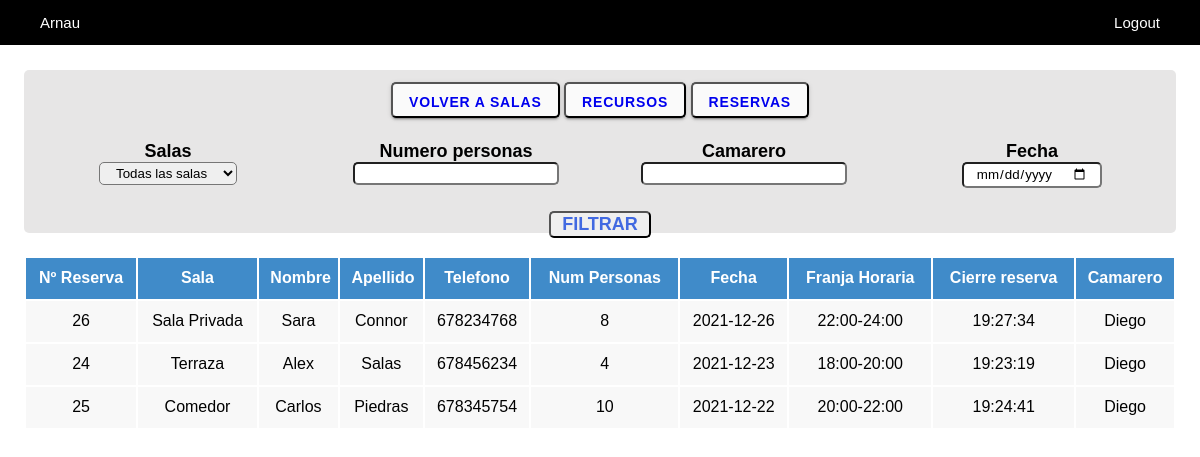
/view/zona.historial.php (signed in), run on the app's committed database.
### tables this page shows
CREATE TABLE `tbl_reserva` (
  `id_r` int(11) NOT NULL,
  `nombre_r` varchar(45) DEFAULT NULL,
  `apellido_r` varchar(45) DEFAULT NULL,
  `telefono_r` int(9) DEFAULT NULL,
  `fecha_r` date DEFAULT NULL,
  `num_personas_r` int(11) DEFAULT NULL,
  `franja_horaria_r` tinyint(4) DEFAULT NULL,
  `hora_cierre_r` time DEFAULT NULL,
  `activa_r` enum('si','no') NOT NULL,
  `id_u` int(11) DEFAULT NULL
);

CREATE TABLE `tbl_sala` (
  `id_s` int(11) NOT NULL,
  `nombre_s` varchar(45) DEFAULT NULL,
  `descripcion_s` varchar(100) DEFAULT NULL,
  `img_s` varchar(100) DEFAULT NULL,
  `disponibilidad_s` enum('si','no') DEFAULT NULL
);

CREATE TABLE `tbl_usuario` (
  `id_u` int(11) NOT NULL,
  `nombre_u` varchar(45) DEFAULT NULL,
  `apellido_u` varchar(45) DEFAULT NULL,
  `correo_u` varchar(100) DEFAULT NULL,
  `contraseña_u` varchar(45) DEFAULT NULL,
  `tipo_u` enum('camarero','administrador') DEFAULT NULL,
  `disponibilidad_u` enum('si','no') DEFAULT NULL
);

### view/zona.historial.php (the view, shortened to what this page needs)
<?php
require_once "../services/connection.php";
if ($_SESSION['email']=="") {
    header("location:login.php");
}else{
    ?>
    <!DOCTYPE html>
    <html lang="en">
    <head>
        <link rel="stylesheet" type="text/css" href="../css/styles.css">
    </head>
    <body>
        <ul class="padding-lat">
            <li><a><?php echo $_SESSION["nombre"];?></a></li>
            <li class="right">
                <a href="../proceses/logout.proc.php">Logout</a>
            </li>
        </ul>
        <div class="row padding-top padding-lat">
            <div class="fondo">
            <button type="submit"><a type='button' href='zona.sala.php'>Volver a salas</a></button>
            <button type="submit"><a type='button' href='zona.recursos.php'>Recursos</a></button>
            <button type="submit"><a type='button' href='zona.reserva.php'>Reservas</a></button>
                <form action="zona.historial.php" method="post">
                    <div class="column-2">
                        <label for="sala">Salas</label><br>
                        <select name="sala" class="casilla">
                        <option value="" default>Todas las salas</option>
                                <?php
                                    try{
                                        $pdo->beginTransaction();
                                        $pdo->commit();
                                    } catch (Exception $e) {
                                        $pdo->rollBack();
                                        echo "Fallo: " . $e->getMessage();
                                    }
                                ?>
                        </select>
                    </div>
                    <div class="column-2">
                        <label for="numpersonas">Numero personas</label><br>
                        <input type="number" name="numpersonas" class="casilla">
                    </div>
                    <div class="column-2">
                        <label for="camarero">Camarero</label><br>
                        <input type="text" name="camarero" class="casilla">
                    </div>
                    <div class="column-2">
                        <label for="fecha">Fecha</label><br>
                        <input type="date" min="<?php echo date("Y-m-d"); ?>" name="fecha" class="casilla">
                    </div>
                    <div class="column-1">
                        <input type="submit" value="FILTRAR" name="filtrar" class="filtrar">
                    </div>
                </form>
            </div>
        </div><br>
        <?php
        if (isset($_POST['filtrar'])) {
            $sala=$_POST['sala'];
            $numpersonas=$_POST['numpersonas'];
            $camarero=$_POST['camarero'];
            $fecha=$_POST['fecha'];
            $data = array();
            if (!empty($sala)){
                $data[]="nombre_s = '{$sala}'";
            }
            if (!empty($numpersonas)){
                $data[]="num_personas_r = {$numpersonas}";
            }
            if (!empty($camarero)){
                $data[]="nombre_u = '{$camarero}'";
            }
            if (!empty($fecha)){
                $data[]="fecha_r = '{$fecha}'";
            }
            $anadir= implode(' AND ',$data);
            if (!empty($data)){
                $filtro=$pdo->prepare("SELECT r.*, mr.*, m.*, u.*, s.* FROM  tbl_reserva r
                LEFT JOIN `tbl_mesa/reserva` mr on r.id_r=mr.id_reserva
                LEFT JOIN tbl_mesa m on mr.id_mesa=m.id_m
                LEFT JOIN tbl_usuario u on r.id_u=u.id_u
                LEFT JOIN tbl_sala s on m.id_s=s.id_s
                WHERE r.activa_r='no' and {$anadir}
                ORDER BY fecha_r DESC , franja_horaria_r DESC");
            }else{
                $filtro=$pdo->prepare("SELECT r.*, mr.*, m.*, u.*, s.* FROM  tbl_reserva r
                LEFT JOIN `tbl_mesa/reserva` mr on r.id_r=mr.id_reserva
                LEFT JOIN tbl_mesa m on mr.id_mesa=m.id_m
                LEFT JOIN tbl_usuario u on r.id_u=u.id_u
                LEFT JOIN tbl_sala s on m.id_s=s.id_s
                WHERE r.activa_r='no'
                ORDER BY fecha_r DESC , franja_horaria_r DESC");
            }
            try{
                $pdo->beginTransaction();
                $filtro->execute();
                echo  "<div class='row padding-top-less padding-lat'>";
                echo  "<table>";
                echo  "<tr>";
                echo  "<th class='blue'>Nº Reserva</th>";
                echo  "<th class='blue'>Sala</th>";
                echo  "<th class='blue'>Nombre</th>";
                echo  "<th class='blue'>Apellido</th>";
                echo  "<th class='blue'>Telefono</th>";
                echo  "<th class='blue'>Num Personas</th>";
                echo  "<th class='blue'>Fecha</th>";
                echo  "<th class='blue'>Franja Horaria</th>";
                echo  "<th class='blue'>Cierre reserva</th>";
                echo  "<th class='blue'>Camarero</th>";
                echo  "</tr>";
                foreach ($filtro as $row) {
                    echo  "<tr>";
                    echo "<td class='gris'>{$row['id_r']}</td>";
                    echo "<td class='gris'>{$row['nombre_s']}</td>";
                    echo "<td class='gris'>{$row['nombre_r']}</td>";
                    echo "<td class='gris'>{$row['apellido_r']}</td>";
                    echo "<td class='gris'>{$row['telefono_r']}</td>";
                    echo "<td class='gris'>{$row['num_personas_r']}</td>";
                    echo "<td class='gris'>{$row['fecha_r']}</td>";
                    for ($i = 1,$y=12,$z=14; $i <= 6; $i++,$y+=2,$z+=2) {
                        if ($row['franja_horaria_r']==$i){
                            echo "<td class='gris'>{$y}:00-{$z}:00</td>";
                        }
                    }
                    echo "<td class='gris'>{$row['hora_cierre_r']}</td>";
                    echo "<td class='gris'>{$row['nombre_u']}</td>";
                    echo  "</tr>";
                }
                echo "</table>";
                echo "</div>";
                $pdo->commit();
            } catch (Exception $e) {
                $pdo->rollBack();
                echo "Fallo: " . $e->getMessage();
            }
        }else {
            $historial=$pdo->prepare("SELECT distinct r.*, m.*, u.*, s.* FROM  tbl_reserva r
            LEFT JOIN `tbl_mesa/reserva` mr on r.id_r=mr.id_reserva
            LEFT JOIN tbl_mesa m on mr.id_mesa=m.id_m
            LEFT JOIN tbl_usuario u on r.id_u=u.id_u
            LEFT JOIN tbl_sala s on m.id_s=s.id_s
            WHERE r.activa_r='no'
            ORDER BY fecha_r DESC , franja_horaria_r DESC");
                    try{
                        $pdo->beginTransaction();
                        $historial->execute();
                        echo  "<div class='row padding-top-less padding-lat'>";
                        echo  "<table>";
                        echo  "<tr>";
                        echo  "<th class='blue'>Nº Reserva</th>";
                        echo  "<th class='blue'>Sala</th>";
                        echo  "<th class='blue'>Nombre</th>";
                        echo  "<th class='blue'>Apellido</th>";
                        echo  "<th class='blue'>Telefono</th>";
                        echo  "<th class='blue'>Num Personas</th>";
                        echo  "<th class='blue'>Fecha</th>";
                        echo  "<th class='blue'>Franja Horaria</th>";
                        echo  "<th class='blue'>Cierre reserva</th>";
                        echo  "<th class='blue'>Camarero</th>";
                        echo  "</tr>";
                        foreach ($historial as $row) {
                            echo  "<tr>";
                            echo "<td class='gris'>{$row['id_r']}</td>";
                            echo "<td class='gris'>{$row['nombre_s']}</td>";
                            echo "<td class='gris'>{$row['nombre_r']}</td>";
                            echo "<td class='gris'>{$row['apellido_r']}</td>";
                            echo "<td class='gris'>{$row['telefono_r']}</td>";
                            echo "<td class='gris'>{$row['num_personas_r']}</td>";
                            echo "<td class='gris'>{$row['fecha_r']}</td>";
                            for ($i = 1,$y=12,$z=14; $i <= 6; $i++,$y+=2,$z+=2) {
                                if ($row['franja_horaria_r']==$i){
                                    echo "<td class='gris'>{$y}:00-{$z}:00</td>";
                                }
                            }
                            echo "<td class='gris'>{$row['hora_cierre_r']}</td>";
                            echo "<td class='gris'>{$row['nombre_u']}</td>";
                            echo  "</tr>";
                        }
                        echo "</table>";
                        echo "</div>";
                        $pdo->commit();
                    } catch (Exception $e) {
                        $pdo->rollBack();
                        echo "Fallo: " . $e->getMessage();
                    }
        ?>
        </body>
        </html>
    <?php
    }
}
?>

### css/styles.css (style rules this page uses)
* { box-sizing: border-box; font-family: Arial, Helvetica, sans-serif; }
html, body { height: 100%; }
body { margin: 0; }
ul { list-style-type: none; margin: 0; padding: 0; overflow: hidden; background-color: black; position: fixed; top: 0; width: 100%; }
li { float: left; }
li a { display: block; color: white; text-align: center; padding: 14px 16px; text-decoration: none; font-size: 15px; }
.right { float: right; }
.padding-lat { padding-left: 2%; padding-right: 2%; }
.row:after { content: ""; display: table; clear: both; }
.padding-top { padding-top: 70px; }
.column-2 { width: 25%; float: left; padding: 2%; }
.column-1 { width: 100%; float: left; }
.fondo { background-color: rgba(231, 230, 230, 1); padding-top: 1%; padding-bottom: 10%; text-align: center; border-radius: 5px; }
.casilla { border-radius: 5px; padding: 1%; padding-left: 5%; padding-right: 5%; }
table { width: 100%; }
tr { padding: 1%; text-align: center; }
th { padding: 1%; text-align: center; }
td { padding: 1%; text-align: center; }
.gris { background-color: #f8f8f8; }
.blue { background-color: #408bc9; color: white; }
label { font-weight: bold; font-size: 18px; }
.filtrar { font-size: 18px; font-weight: bold; padding-right: 1%; padding-left: 1%; color: royalblue; border-radius: 5px; }
button { padding: 0 16px; border-radius: 5px; background-color: #fafafa; box-shadow: 0 3px 1px -2px rgba(0, 0, 0, 0.2), 0 2px 2px 0 rgba(0, 0, 0, 0.14), 0 1px 5px 0 rgba(0, 0, 0, 0.12); transition: background-color 15ms linear, box-shadow 280ms cubic-bezier(0.4, 0, 0.2, 1); height: 36px; line-height: 2.25rem; font-size: 0.875rem; font-weight: bold; letter-spacing: 0.06em; text-transform: uppercase; }
button a { text-decoration: none; }

### data on the page
tbl_reserva: id_r "26", tbl_sala.nombre_s "Sala Privada", nombre_r "Sara", apellido_r "Connor", telefono_r "678234768", num_personas_r "8", fecha_r "2021-12-26", y "22", z "24", hora_cierre_r "19:27:34", id_u.nombre_u "Diego"
tbl_reserva: id_r "24", tbl_sala.nombre_s "Terraza", nombre_r "Alex", apellido_r "Salas", telefono_r "678456234", num_personas_r "4", fecha_r "2021-12-23", y "18", z "20", hora_cierre_r "19:23:19", id_u.nombre_u "Diego"
tbl_reserva: id_r "25", tbl_sala.nombre_s "Comedor", nombre_r "Carlos", apellido_r "Piedras", telefono_r "678345754", num_personas_r "10", fecha_r "2021-12-22", y "20", z "22", hora_cierre_r "19:24:41", id_u.nombre_u "Diego"

### other printed values
$_SESSION["nombre"] "Arnau"
